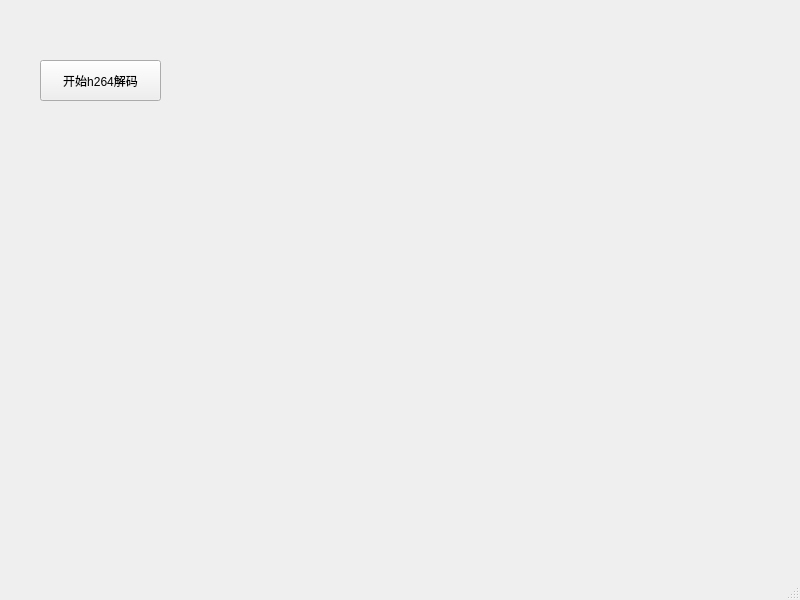
<?xml version="1.0" encoding="UTF-8"?>
<ui version="4.0">
 <class>MainWindow</class>
 <widget class="QMainWindow" name="MainWindow">
  <property name="geometry">
   <rect>
    <x>0</x>
    <y>0</y>
    <width>800</width>
    <height>600</height>
   </rect>
  </property>
  <property name="windowTitle">
   <string>MainWindow</string>
  </property>
  <widget class="QWidget" name="centralwidget">
   <widget class="QPushButton" name="pushButton">
    <property name="geometry">
     <rect>
      <x>40</x>
      <y>60</y>
      <width>121</width>
      <height>41</height>
     </rect>
    </property>
    <property name="text">
     <string>开始h264解码</string>
    </property>
   </widget>
  </widget>
  <widget class="QMenuBar" name="menubar">
   <property name="geometry">
    <rect>
     <x>0</x>
     <y>0</y>
     <width>800</width>
     <height>37</height>
    </rect>
   </property>
  </widget>
  <widget class="QStatusBar" name="statusbar"/>
 </widget>
 <resources/>
 <connections/>
</ui>
